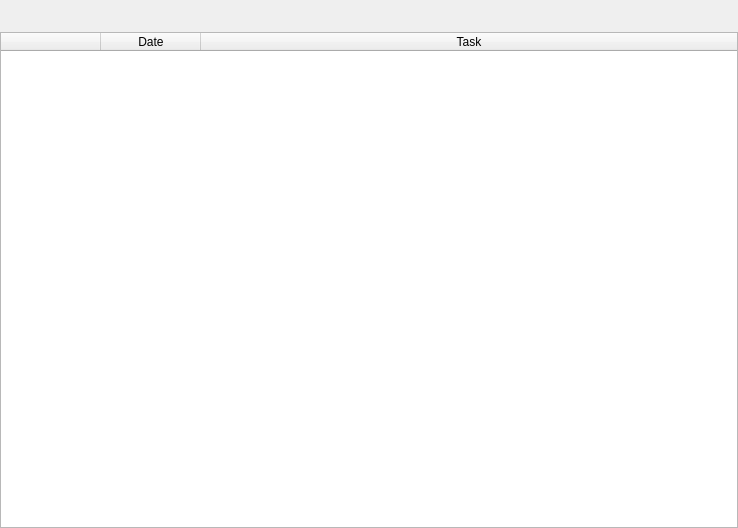
<?xml version="1.0" encoding="UTF-8"?>
<ui version="4.0">
 <class>MdiProject</class>
 <widget class="QDialog" name="MdiProject">
  <property name="geometry">
   <rect>
    <x>0</x>
    <y>0</y>
    <width>738</width>
    <height>528</height>
   </rect>
  </property>
  <property name="windowTitle">
   <string>Dialog</string>
  </property>
  <layout class="QVBoxLayout" name="verticalLayout">
   <property name="spacing">
    <number>0</number>
   </property>
   <property name="leftMargin">
    <number>0</number>
   </property>
   <property name="topMargin">
    <number>0</number>
   </property>
   <property name="rightMargin">
    <number>0</number>
   </property>
   <property name="bottomMargin">
    <number>0</number>
   </property>
   <item>
    <widget class="QFrame" name="frame">
     <property name="minimumSize">
      <size>
       <width>0</width>
       <height>32</height>
      </size>
     </property>
     <property name="maximumSize">
      <size>
       <width>16777215</width>
       <height>32</height>
      </size>
     </property>
     <property name="frameShape">
      <enum>QFrame::Box</enum>
     </property>
     <property name="frameShadow">
      <enum>QFrame::Sunken</enum>
     </property>
     <property name="lineWidth">
      <number>0</number>
     </property>
    </widget>
   </item>
   <item>
    <widget class="QTableWidget" name="tableWidget">
     <property name="alternatingRowColors">
      <bool>true</bool>
     </property>
     <property name="selectionMode">
      <enum>QAbstractItemView::SingleSelection</enum>
     </property>
     <property name="selectionBehavior">
      <enum>QAbstractItemView::SelectRows</enum>
     </property>
     <attribute name="horizontalHeaderStretchLastSection">
      <bool>true</bool>
     </attribute>
     <attribute name="verticalHeaderVisible">
      <bool>false</bool>
     </attribute>
     <attribute name="verticalHeaderDefaultSectionSize">
      <number>24</number>
     </attribute>
     <column>
      <property name="text">
       <string/>
      </property>
     </column>
     <column>
      <property name="text">
       <string>Date</string>
      </property>
     </column>
     <column>
      <property name="text">
       <string>Task</string>
      </property>
     </column>
    </widget>
   </item>
  </layout>
  <action name="actionNew_Task">
   <property name="icon">
    <iconset resource="../icons.qrc">
     <normaloff>:/std/icons/notebook--plus.png</normaloff>:/std/icons/notebook--plus.png</iconset>
   </property>
   <property name="text">
    <string>New Task</string>
   </property>
  </action>
  <action name="actionEdit_Task">
   <property name="icon">
    <iconset resource="../icons.qrc">
     <normaloff>:/std/icons/notebook--pencil.png</normaloff>:/std/icons/notebook--pencil.png</iconset>
   </property>
   <property name="text">
    <string>Edit Task</string>
   </property>
  </action>
  <action name="actionDelete_Task">
   <property name="icon">
    <iconset resource="../icons.qrc">
     <normaloff>:/std/icons/notebook--minus.png</normaloff>:/std/icons/notebook--minus.png</iconset>
   </property>
   <property name="text">
    <string>Delete Task</string>
   </property>
  </action>
  <action name="actionMarkAsDone">
   <property name="icon">
    <iconset resource="../icons.qrc">
     <normaloff>:/std/icons/accept.png</normaloff>:/std/icons/accept.png</iconset>
   </property>
   <property name="text">
    <string>Mark as Done</string>
   </property>
  </action>
  <action name="actionMarkAsPending">
   <property name="icon">
    <iconset resource="../icons.qrc">
     <normaloff>:/std/icons/clock.png</normaloff>:/std/icons/clock.png</iconset>
   </property>
   <property name="text">
    <string>Mark as Pending</string>
   </property>
  </action>
  <action name="actionNewNote">
   <property name="icon">
    <iconset resource="../icons.qrc">
     <normaloff>:/std/icons/sticky-note--plus.png</normaloff>:/std/icons/sticky-note--plus.png</iconset>
   </property>
   <property name="text">
    <string>New Note</string>
   </property>
   <property name="toolTip">
    <string>New Note</string>
   </property>
  </action>
 </widget>
 <resources>
  <include location="../icons.qrc"/>
 </resources>
 <connections/>
</ui>
